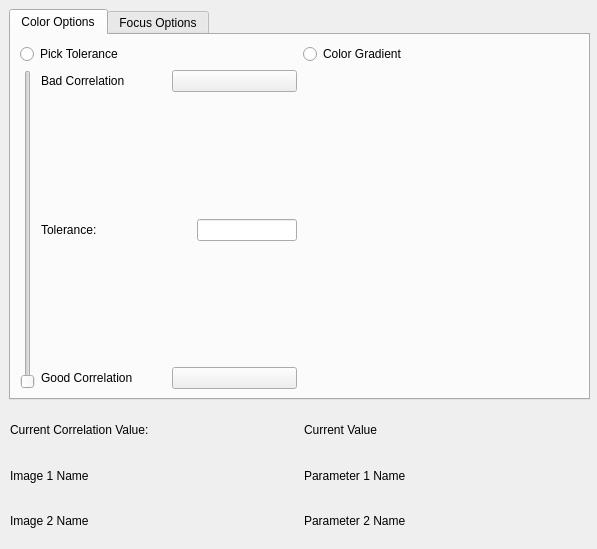
<?xml version="1.0" encoding="UTF-8"?>
<ui version="4.0">
 <class>matrixOptionsWidget</class>
 <widget class="QWidget" name="matrixOptionsWidget">
  <property name="geometry">
   <rect>
    <x>0</x>
    <y>0</y>
    <width>597</width>
    <height>549</height>
   </rect>
  </property>
  <property name="windowTitle">
   <string>Matrix Options</string>
  </property>
  <widget class="QTabWidget" name="matrixOptionsTabs">
   <property name="geometry">
    <rect>
     <x>9</x>
     <y>9</y>
     <width>581</width>
     <height>391</height>
    </rect>
   </property>
   <property name="currentIndex">
    <number>0</number>
   </property>
   <widget class="QWidget" name="colorOptionsPage">
    <attribute name="title">
     <string>Color Options</string>
    </attribute>
    <layout class="QGridLayout" name="mainLayout">
     <item row="0" column="1">
      <layout class="QHBoxLayout" name="colorPageLayout">
       <item>
        <layout class="QVBoxLayout" name="toleranceLayout">
         <item>
          <widget class="QRadioButton" name="toleranceRadioButton">
           <property name="text">
            <string>Pick Tolerance</string>
           </property>
          </widget>
         </item>
         <item>
          <layout class="QHBoxLayout" name="toleranceOptionsLayout">
           <item>
            <widget class="QSlider" name="toleranceSlider">
             <property name="orientation">
              <enum>Qt::Vertical</enum>
             </property>
            </widget>
           </item>
           <item>
            <layout class="QVBoxLayout" name="toleranceEditsLayout">
             <item>
              <layout class="QHBoxLayout" name="badCorrelationLayout">
               <item>
                <widget class="QLabel" name="badCorrelationLabel">
                 <property name="text">
                  <string>Bad Correlation</string>
                 </property>
                </widget>
               </item>
               <item>
                <widget class="KColorButton" name="badCorrelationColorButton"/>
               </item>
              </layout>
             </item>
             <item>
              <spacer name="badTolSpacer">
               <property name="orientation">
                <enum>Qt::Vertical</enum>
               </property>
               <property name="sizeHint" stdset="0">
                <size>
                 <width>20</width>
                 <height>40</height>
                </size>
               </property>
              </spacer>
             </item>
             <item>
              <layout class="QHBoxLayout" name="enterToleranceLayout">
               <item>
                <widget class="QLabel" name="toleranceLabel">
                 <property name="text">
                  <string>Tolerance:</string>
                 </property>
                </widget>
               </item>
               <item>
                <widget class="QLineEdit" name="toleranceLineEdit">
                 <property name="sizePolicy">
                  <sizepolicy hsizetype="Maximum" vsizetype="Fixed">
                   <horstretch>0</horstretch>
                   <verstretch>0</verstretch>
                  </sizepolicy>
                 </property>
                 <property name="maximumSize">
                  <size>
                   <width>100</width>
                   <height>30</height>
                  </size>
                 </property>
                </widget>
               </item>
              </layout>
             </item>
             <item>
              <spacer name="tolGoodSpacer">
               <property name="orientation">
                <enum>Qt::Vertical</enum>
               </property>
               <property name="sizeHint" stdset="0">
                <size>
                 <width>20</width>
                 <height>40</height>
                </size>
               </property>
              </spacer>
             </item>
             <item>
              <layout class="QHBoxLayout" name="goodCorrelationLayout">
               <item>
                <widget class="QLabel" name="goodCorrelationLabel">
                 <property name="text">
                  <string>Good Correlation</string>
                 </property>
                </widget>
               </item>
               <item>
                <widget class="KColorButton" name="goodCorrelationColorButton"/>
               </item>
              </layout>
             </item>
            </layout>
           </item>
          </layout>
         </item>
        </layout>
       </item>
       <item>
        <layout class="QVBoxLayout" name="gradientLayout">
         <item>
          <widget class="QRadioButton" name="gradientRadioButton">
           <property name="text">
            <string>Color Gradient</string>
           </property>
          </widget>
         </item>
         <item>
          <spacer name="gradientSpacer">
           <property name="orientation">
            <enum>Qt::Vertical</enum>
           </property>
           <property name="sizeHint" stdset="0">
            <size>
             <width>20</width>
             <height>40</height>
            </size>
           </property>
          </spacer>
         </item>
        </layout>
       </item>
      </layout>
     </item>
    </layout>
   </widget>
   <widget class="QWidget" name="focusOptionsPage">
    <attribute name="title">
     <string>Focus Options</string>
    </attribute>
    <widget class="QWidget" name="horizontalLayoutWidget_11">
     <property name="geometry">
      <rect>
       <x>0</x>
       <y>0</y>
       <width>577</width>
       <height>351</height>
      </rect>
     </property>
     <layout class="QHBoxLayout" name="focusPageLayout">
      <item>
       <layout class="QHBoxLayout" name="focusPageLayout_2">
        <item>
         <layout class="QVBoxLayout" name="focusOptionsLayout">
          <item>
           <widget class="QRadioButton" name="bestCorrelationRadioButton">
            <property name="text">
             <string>Best Correlation</string>
            </property>
           </widget>
          </item>
          <item>
           <widget class="QRadioButton" name="worstCorrelationRadioButton">
            <property name="text">
             <string>Worst Correlation</string>
            </property>
           </widget>
          </item>
          <item>
           <layout class="QVBoxLayout" name="specificParametersLayout">
            <item>
             <widget class="QRadioButton" name="specificCorrelationRadioButton">
              <property name="text">
               <string>Specific Parameters</string>
              </property>
             </widget>
            </item>
            <item>
             <widget class="QLabel" name="focusParametersLabel1">
              <property name="maximumSize">
               <size>
                <width>16777215</width>
                <height>30</height>
               </size>
              </property>
              <property name="text">
               <string>Image 1:</string>
              </property>
             </widget>
            </item>
            <item>
             <layout class="QHBoxLayout" name="specificParameter1Layout">
              <item>
               <widget class="QComboBox" name="image1ComboBox"/>
              </item>
              <item>
               <widget class="QComboBox" name="parameter1ComboBox"/>
              </item>
             </layout>
            </item>
            <item>
             <widget class="QLabel" name="focusParametersLabel2">
              <property name="maximumSize">
               <size>
                <width>16777215</width>
                <height>30</height>
               </size>
              </property>
              <property name="text">
               <string>Image 2:</string>
              </property>
             </widget>
            </item>
            <item>
             <layout class="QHBoxLayout" name="specificPrameter2Layout">
              <item>
               <widget class="QComboBox" name="image2ComboBox"/>
              </item>
              <item>
               <widget class="QComboBox" name="parameter2ComboBox"/>
              </item>
             </layout>
            </item>
           </layout>
          </item>
         </layout>
        </item>
        <item>
         <layout class="QVBoxLayout" name="focusToleranceLayout">
          <item>
           <widget class="QRadioButton" name="focusToleranceRadioButton">
            <property name="text">
             <string>Tolerance</string>
            </property>
           </widget>
          </item>
          <item>
           <layout class="QHBoxLayout" name="toleranceEditLayout">
            <item>
             <widget class="QLabel" name="focusToleranceLabel">
              <property name="maximumSize">
               <size>
                <width>16777215</width>
                <height>30</height>
               </size>
              </property>
              <property name="text">
               <string>Tolerance</string>
              </property>
             </widget>
            </item>
            <item>
             <widget class="QLineEdit" name="focusToleranceLineEdit"/>
            </item>
           </layout>
          </item>
          <item>
           <layout class="QHBoxLayout" name="elementsLayout">
            <item>
             <layout class="QVBoxLayout" name="goodElementsLayout">
              <item>
               <widget class="QLabel" name="goodElementsLabel">
                <property name="maximumSize">
                 <size>
                  <width>16777215</width>
                  <height>30</height>
                 </size>
                </property>
                <property name="focusPolicy">
                 <enum>Qt::NoFocus</enum>
                </property>
                <property name="text">
                 <string>Good Correlations</string>
                </property>
               </widget>
              </item>
              <item>
               <widget class="QSpinBox" name="goodElementsSpinBox">
                <property name="sizePolicy">
                 <sizepolicy hsizetype="Minimum" vsizetype="Fixed">
                  <horstretch>0</horstretch>
                  <verstretch>0</verstretch>
                 </sizepolicy>
                </property>
                <property name="maximumSize">
                 <size>
                  <width>16777215</width>
                  <height>900</height>
                 </size>
                </property>
               </widget>
              </item>
             </layout>
            </item>
            <item>
             <layout class="QVBoxLayout" name="badElementsLayout">
              <item>
               <widget class="QLabel" name="badElementsLabel">
                <property name="maximumSize">
                 <size>
                  <width>16777215</width>
                  <height>30</height>
                 </size>
                </property>
                <property name="text">
                 <string>Bad Correlations</string>
                </property>
               </widget>
              </item>
              <item>
               <widget class="QSpinBox" name="badElementsSpinBox">
                <property name="maximumSize">
                 <size>
                  <width>16777215</width>
                  <height>600</height>
                 </size>
                </property>
               </widget>
              </item>
             </layout>
            </item>
           </layout>
          </item>
         </layout>
        </item>
       </layout>
      </item>
     </layout>
    </widget>
   </widget>
  </widget>
  <widget class="QWidget" name="verticalLayoutWidget">
   <property name="geometry">
    <rect>
     <x>10</x>
     <y>410</y>
     <width>581</width>
     <height>131</height>
    </rect>
   </property>
   <layout class="QVBoxLayout" name="currentElementData">
    <item>
     <layout class="QHBoxLayout" name="correlationLayout">
      <item>
       <widget class="QLabel" name="correlationLabel">
        <property name="text">
         <string>Current Correlation Value:</string>
        </property>
       </widget>
      </item>
      <item>
       <widget class="QLabel" name="currentValue">
        <property name="text">
         <string>Current Value</string>
        </property>
       </widget>
      </item>
     </layout>
    </item>
    <item>
     <layout class="QHBoxLayout" name="image1Layout">
      <item>
       <widget class="QLabel" name="image1Name">
        <property name="text">
         <string>Image 1 Name</string>
        </property>
       </widget>
      </item>
      <item>
       <widget class="QLabel" name="parameter1Name">
        <property name="text">
         <string>Parameter 1 Name</string>
        </property>
       </widget>
      </item>
     </layout>
    </item>
    <item>
     <layout class="QHBoxLayout" name="image2Layout">
      <item>
       <widget class="QLabel" name="image2Name">
        <property name="text">
         <string>Image 2 Name</string>
        </property>
       </widget>
      </item>
      <item>
       <widget class="QLabel" name="parameter2Name">
        <property name="text">
         <string>Parameter 2 Name</string>
        </property>
       </widget>
      </item>
     </layout>
    </item>
   </layout>
  </widget>
 </widget>
 <customwidgets>
  <customwidget>
   <class>KColorButton</class>
   <extends>QPushButton</extends>
   <header>kcolorbutton.h</header>
  </customwidget>
 </customwidgets>
 <resources/>
 <connections/>
</ui>
